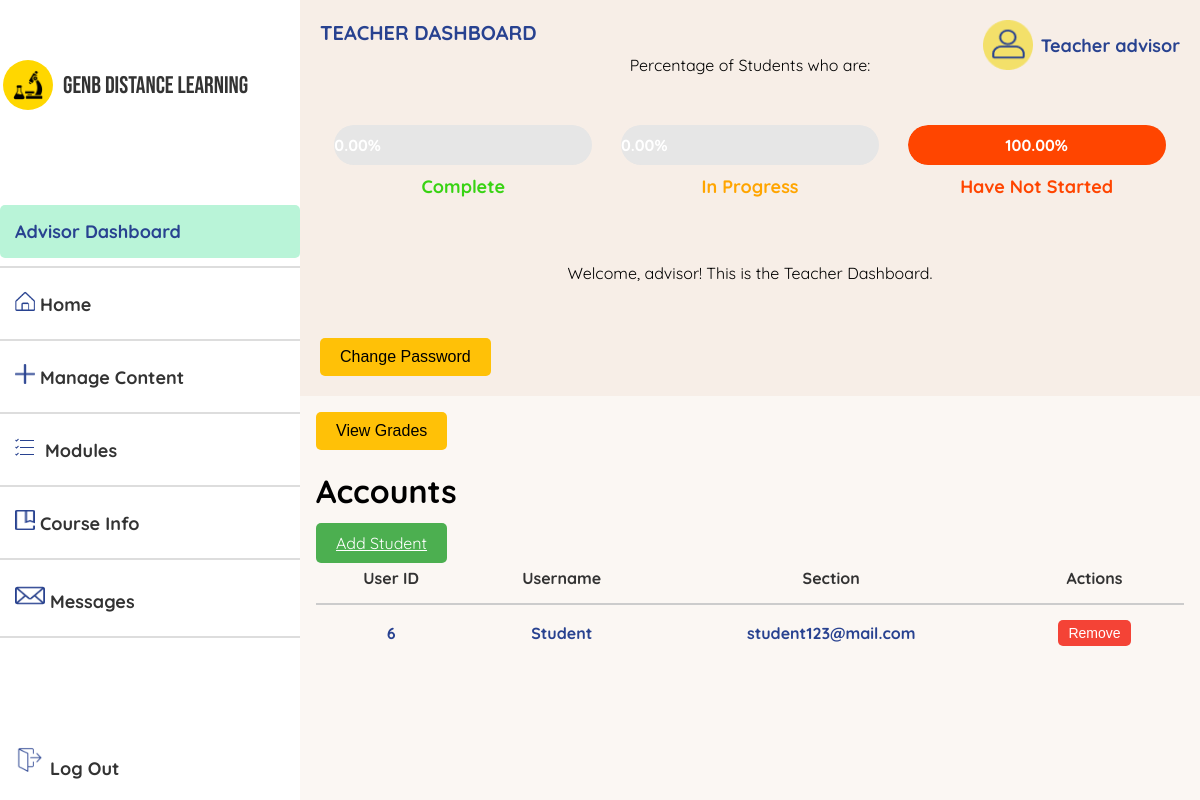
The app's page /advisory.php (signed in) with its own data.
### tables this page shows
CREATE TABLE `users` (
  `user_id` int(11) NOT NULL,
  `username` varchar(50) NOT NULL,
  `email` varchar(50) NOT NULL,
  `password` varchar(255) NOT NULL,
  `role` int(11) DEFAULT 0
);

### advisory.php (the view, shortened to what this page needs)
<?php
include "connection.php";
$conn = new mysqli($servername, $db_username, $db_password, $db_name);
$user_id = $_SESSION['user_id'];
$sql_username = "SELECT username, role FROM users WHERE user_id = ?";
$stmt_username = $conn->prepare($sql_username);
$stmt_username->bind_param("i", $user_id);
$stmt_username->execute();
$stmt_username->store_result();
if ($stmt_username->num_rows == 1) {
    $stmt_username->bind_result($username, $role);
} else {
    $username = "Unknown";
}
$sql_accounts = "SELECT user_id, username, email FROM users WHERE role NOT IN (1, 2)";
$result_accounts = $conn->query($sql_accounts);
include 'sidebar.php';
?>
<!DOCTYPE html>
<html lang="en">
<head>
    <link rel="stylesheet" href="https://cdnjs.cloudflare.com/ajax/libs/font-awesome/5.15.4/css/all.min.css">
</head>
<body>
    <header>
        <div class="dashboard-label">TEACHER DASHBOARD</div>
        <div class="profile-icon">
            <img src="assets/profileicon.png" alt="Profile Icon">
            Teacher <?php echo $username; ?>
        </div>
        <br>
        <p>Percentage of Students who are: </p>
        <?php include 'progressbar.php'; ?>
        <p>Welcome, <?php echo $username; ?>! This is the Teacher Dashboard.</p><br><br>
        <div class="admin-buttons">
            <button onclick="window.location.href='changepass.php'">Change Password</button>
        </div>
    </header>
        <div class="content">
            <div class="admin-buttons">
                <button onclick="window.location.href='advisor.php'">View Grades</button>
            </div>
            <h1>Accounts</h1>
            <a href="add_accountadvisor.php" onclick="openSmallWindow('add_accountadvisor.php', 'Add Account', 500, 400); return false;" class="add-account-btn">Add Student</a>
              <table>
                  <tr>
                      <th>User ID</th>
                      <th>Username</th>
                      <th>Section</th>
                      <th>Actions</th>
                  </tr>
                  <?php if ($result_accounts->num_rows > 0): ?>
                      <?php while ($row = $result_accounts->fetch_assoc()): ?>
                          <tr>
                              <td><?php echo htmlspecialchars($row['user_id']); ?></td>
                              <td><?php echo htmlspecialchars($row['username']); ?></td>
                              <td><?php echo htmlspecialchars($row['email']); ?></td>
                              <td>
                                  <button class="action-btn remove" onclick="showRemovePopup(<?php echo $row['user_id']; ?>)">Remove</button>
                              </td>
                          </tr>
                      <?php endwhile; ?>
                  <?php else: ?>
                      <tr>
                          <td colspan="4">No accounts found.</td>
                      </tr>
                  <?php endif; ?>
              </table>
        </div>
</body>
</html>

### advisory.php (style rules this page uses)
body { font-family: 'Quicksand', sans-serif; margin: 0; padding: 0; display: flex; flex-direction: column; min-height: 100vh; margin-left: 300px; background-color: rgba(247, 238, 231, 0.47); }
header { background-color: #F7EEE7; padding: 20px; text-align: center; position: relative; }
p { margin: 15px 0; }
.content { padding: 16px; }
.admin-buttons { display: flex; justify-content: space-between; gap: 20px; }
.admin-buttons button { padding: 10px 20px; font-size: 16px; background-color: #ffc107; border: none; border-radius: 5px; cursor: pointer; transition: background-color 0.3s ease; }
.dashboard-label { position: absolute; left: 20px; top: 20px; font-size: 20px; font-weight: bold; color: #284290; }
.profile-icon { position: absolute; right: 20px; top: 20px; display: flex; align-items: center; font-size: 16px; color: #284290; font-size: 18px; font-family: 'Quicksand', sans-serif; font-weight: bold; }
.profile-icon img { width: 50px; height: 50px; margin-right: 8px; }
.action-btn { padding: 5px 10px; font-size: 14px; border: none; border-radius: 5px; cursor: pointer; }
.action-btn.remove { background-color: #f44336; color: #fff; }
.add-account-btn { margin-bottom: 10px; padding: 10px 20px; background-color: #4caf50; color: #fff; border: none; border-radius: 5px; cursor: pointer; transition: background-color 0.3s ease; }
table { width: 100%; border-collapse: collapse; background-color: transparent; box-shadow: none; border: none; }
table th, table td { padding: 15px; text-align: center; border: none; font-weight: bold; color: #284290; }
table th { border-bottom: 2px solid #ccc; background-color: transparent; color: #333; font-weight: bolder; }
table tr { border: none; }
table tr:nth-child(even) { background-color: transparent; }
table td { border-top: none; }

### records on screen
users: username "advisor"
users: user_id "6", username "Student", email "student123@mail.com"

### other values on screen
$percent_completed "0.00"
$percent_in_progress "0.00"
$percent_not_started "100.00"
